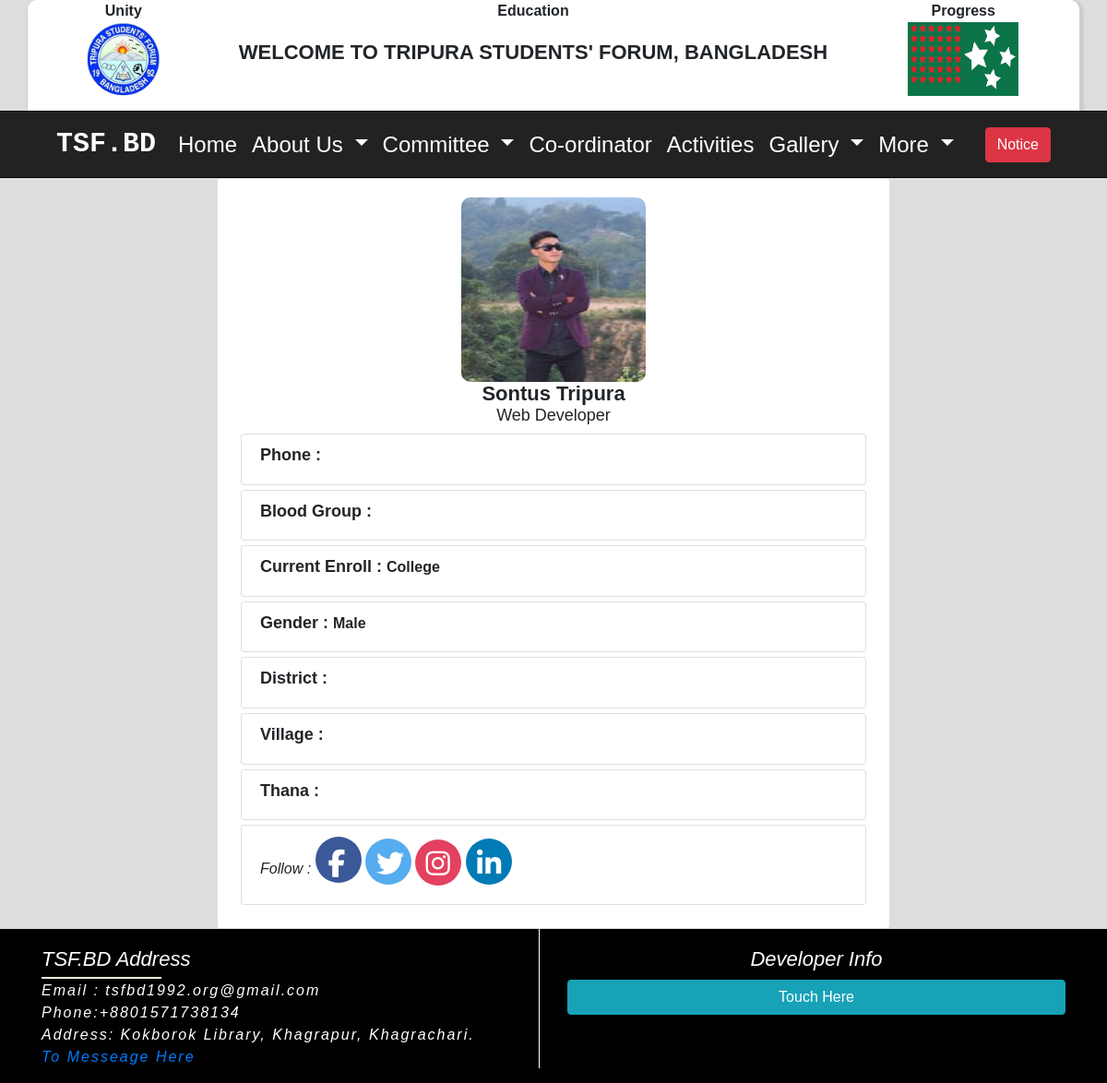
The page /branch/sontus-tripura/9/leader on the database its author committed.
### Home_app/models.py (models this page shows, shortened)
class TsfAboutSetting(models.Model):
    tsf_logo = models.ImageField(upload_to='tsf_logo', blank=True)
    tsf_flag = models.ImageField(upload_to='tsf_flag', blank=True)
    tsf_greeting = models.CharField(max_length=255, blank=True)
    country = models.CharField(max_length=255, blank=True)
    tsf_phone = models.CharField(max_length=255, blank=True)
    tsf_email = models.EmailField(max_length=255, blank=True)
    tsf_address = models.TextField(blank=True)
    tsf_about = models.TextField(blank=True)
    tsf_president_name = models.CharField(max_length=255, blank=True)
    tsf_president_photo = models.ImageField(upload_to='president_photo')
    tsf_president_title = models.CharField(max_length=255, blank=True)
    tsf_president_about = models.TextField(blank=True)
    tsf_secretary_name = models.CharField(max_length=255, blank=True)
    tsf_secretary_photo = models.ImageField(upload_to='secretary_photo')
    tsf_secretary_title = models.CharField(max_length=255, blank=True)
    tsf_secretary_about = models.TextField(blank=True)
    tsf_fb_link = models.URLField(max_length=255, blank=True)
    tsf_twitter_link = models.URLField(max_length=255, blank=True)
    tsf_instagram_link = models.URLField(max_length=255, blank=True)
    tsf_linkdin_link = models.URLField(max_length=255, blank=True)
    tsf_youtube_link = models.URLField(max_length=255, blank=True)
    class Meta:
        verbose_name_plural = "TSF ABOUT"

### CommitteApp/models.py (models this page shows, shortened)
class BranchMember(models.Model):
    STATUS = (
    ('University', 'University'),
    ('College', 'College'),
    ('School', 'School'),
    ('Job', 'Job'),
    ('Other', 'Other'),
    )
    branch_year = models.ForeignKey(BranchYear, on_delete=models.CASCADE, related_name='branch_years')
    photo = models.ImageField(upload_to='branchmember', blank=True)
    University = models.CharField(max_length=100, blank=True)
    name = models.CharField(max_length=50, blank=True)
    slug = AutoSlugField(populate_from='name')
    position = models.CharField(max_length=50, blank=True)
    blood_group = models.CharField(max_length=20, blank=True)
    phone = models.CharField(max_length=11, blank=True)
    gender = models.CharField(max_length=20, default="Male", choices=(("Male", "Male"), ("Female", "Female")))
    current_enroll = models.CharField(max_length=200, null=True, choices=STATUS)
    facebook = models.URLField(blank=True)
    twitter = models.URLField(blank=True)
    instagram = models.URLField(blank=True)
    linkdin = models.URLField(blank=True)
    class Meta:
        ordering = ('id',)
        verbose_name_plural = "Branch member"

### CommitteApp/views.py (the view)
# urls.py: path('branch/<slug:slug>/<int:pk>/leader', views.branch_leader_details, name='branch_leader_details'),
def branch_leader_details(request, slug, pk):
    Branchdetail = get_object_or_404(BranchMember, slug=slug, pk=pk)
    context = {'Branchdetail': Branchdetail}
    return render(request, 'committee/branch_leader_details.html', context)

### About_app/context_processors.py (called while the page is built)
def about_categories(request):
    about_categories = Category.objects.all()
    return {'about_categories': about_categories }

### Home_app/context_processors.py (called while the page is built)
def about_inform(request):
    about_inform = TsfAboutSetting.objects.first()
    return {'about_inform': about_inform}

def developer_info(request):
    developer_info = DeveloperInfo.objects.first()
    return {'developer_info': developer_info}

### templates/committee/branch_leader_details.html (shortened to what this page needs)
{% extends 'home/base.html' %}
{% load static %}
{% block body %}
<div class="container">
  <div class="row justify-content-center">
<div class="col-md-8">
  <div class="card central_leeader_detail_section">
    <div class="card-body">
<div class="text-center">
  <img src="{{Branchdetail.photo.url }}" alt="" class="img-fluid leader_details_profile_pic">
  <h2 class="leader_deatails_name">{{Branchdetail.name }}</h2>
  <h2 class="details_leader_postion_name"> {{Branchdetail.position }}</h2>
</div>
<ul class="list-group list_group_box">
  <li class="list-group-item ">
    <h2 class="title_name">Phone : </h2>
  </li>
</ul>
<ul class="list-group list_group_box">
  <li class="list-group-item ">
    <h2 class="title_name">Blood Group : </h2>
  </li>
</ul>
<ul class="list-group list_group_box">
  <li class="list-group-item ">
    <h2 class="title_name">Current Enroll : <span class="details_title">{{Branchdetail.current_enroll }}</span></h2>
  </li>
</ul>
<ul class="list-group list_group_box">
  <li class="list-group-item ">
    <h2 class="title_name">Gender : <span class="details_title">{{ Branchdetail.gender }}</span></h2>
  </li>
</ul>
<ul class="list-group list_group_box">
  <li class="list-group-item ">
    <h2 class="title_name">District : </h2>
  </li>
</ul>
<ul class="list-group list_group_box">
  <li class="list-group-item ">
    <h2 class="title_name">Village : </h2>
  </li>
</ul>
<ul class="list-group list_group_box">
  <li class="list-group-item ">
    <h2 class="title_name">Thana : </h2>
  </li>
</ul>
<ul class="list-group list_group_box">
  <li class="list-group-item ">
    <h2 class="social_link"> Follow :
      <a href="{{Branchdetail.facebook}}"><i class="fab fa-facebook-f fbcolor"></i></a>
      <a href="{{ Branchdetail.twitter}}"><i class="fab fa-twitter twittercolor"></i></a>
      <a href="{{ Branchdetail.instagram}}"><i class="fab fa-instagram instagramcolor"></i></a>
       <a href="{{ Branchdetail.linkdin}}"><i class="fab fa-linkedin-in link-IN "></i></a>
    </h2>
  </li>
</ul>
</div>
</div>
</div>
  </div>
</div>
{% endblock %}

### templates/home/banner.html
{% load static %}
<section id="banner_section">
  <div class="container logoheder">
     <div class="tsf-logo-box">
       <p  class="dignity">Unity</p>
       <img src="{{ about_inform.tsf_logo.url }}" alt="logo" class="tsf_logo_banner">
     </div>
     <div class="tsf-text-box">
       <p class="dignity">Education</p>
      <h3 class="banner_text">{{ about_inform.tsf_greeting}}, {{ about_inform.country}}</h3>
    </div>
    <div class="tsf-flag-box">
      <p  class="dignity">Progress</p>
      <img src="{{ about_inform.tsf_flag.url}}" alt="flag" class="tsf_flag_banner">
    </div>
    </div>
    </section>

### templates/home/footer.html (shortened to what this page needs)
<div class="container">
    <div class="row">
       <div class="col-md-6">
   <div class="side_left">
    <ul class="footer_list">
      <h2 class="Tsf_info">TSF.BD Address </h2>
       <li class="tsf_email"> Email : {{ about_inform.tsf_email }}</li>
       <li> Phone:{{ about_inform.tsf_phone }}</li>
       <li> Address: {{ about_inform.tsf_address }}</li>
       <li> <a href="{% url 'contact' %}">To Messeage Here</a></li>
     </ul>
   </div>
       </div>
       <div class="col-md-6">
<div class="footer_list">
  <h2 class="developer_title">Developer Info</h2>
<button type="button" class="btn btn-info btn-block" data-toggle="modal" data-target="#exampleModalCenter">
Touch Here
</button>
</div>
            </div>
    </div>
</div>

### Home_app/static/css/home.css (style rules this page uses)
* { margin: 0; padding: 0; }
body { font-family: 'Poppins', sans-serif; }
.logoheder { height: 120px; background: #fff; overflow: hidden; border-radius:10px 10px 0px 0px; box-shadow: 2px 3px 2px 3px #ccc; }
.dignity { margin: 0; padding: 0; text-align: center; text-transform: capitalize; font-weight: bold; }
.tsf-logo-box { text-align: center; float: left; width: 16%; }
.tsf_logo_banner { height: 80px; width: 80px; border-radius: 50%; }
.tsf-text-box { margin-left: -22px; text-align: center; width: 68%; float: left; }
.tsf_flag_banner { height: 80px; width: 120px; }
.tsf-flag-box { text-align: center; float: left; width: 16%; }
.banner_text { margin-top: 20px; font-weight: bold; text-transform: uppercase; font-size: 22px; }
.fa-linkedin-in { background: #007bb5; color: white; }

### Home_app/static/css/leader_app.css (style rules this page uses)
.leader_details_profile_pic { height: 200px; width: 200px; border-radius: 10px; }
.details_title { font-size: 16px; }
.list_group_box { margin: 5px; }
.details_leader_postion_name { font-size: 18px; }
.leader_deatails_name { text-transform: capitalize; font-size: 22px; font-weight: bold; margin: 0; }
.social_link { font-size: 16px; }
.instagramcolor { width: 40px; height: 40px; border-radius: 50px; align-items: center; padding: 11px; font-size: 15px; background:#E4405F; color: white; }
.link-IN { background: #007bb5; color: white; width: 40px; height: 40px; border-radius: 50px; align-items: center; padding: 12px; font-size: 25px; }
.twittercolor { width: 40px; height: 40px; border-radius: 50px; align-items: center; padding: 12px; font-size: 25px; background: #55ACEE; color: white; }
.fbcolor { width: 40px; height: 40px; border-radius: 50px; align-items: center; padding: 14px; font-size: 25px; background: #3B5998; color: white; }

### Home_app/static/css/photo.css (style rules this page uses)
.list-group-item a { text-decoration: none; color: black; }

### Home_app/static/css/profile_app.css (style rules this page uses)
.title_name { font-weight: bold; font-size: 18px; }
.social_link { font-style: italic; }
.instagramcolor { width: 50px; height: 50px; border-radius: 50px; align-items: center; padding: 11px; font-size: 30px; background:#E4405F; color: white; }
.link-IN { background: #007bb5; color: white; width: 50px; height: 50px; border-radius: 50px; align-items: center; padding: 12px; font-size: 30px; }
.twittercolor { width: 50px; height: 50px; border-radius: 50px; align-items: center; padding: 12px; font-size: 30px; background: #55ACEE; color: white; }
.fbcolor { width: 50px; height: 50px; border-radius: 50px; align-items: center; padding: 14px; font-size: 30px; background: #3B5998; color: white; }

### Home_app/static/css/footer.css (style rules this page uses)
.footer_list { padding-top: 20px; }
.side_left { border-right: 1px solid #fff; }
.footer_list li { font-size: 16px; letter-spacing: 2px; font-style: italic; list-style: none; color: #fff; }
.tsf_email { font-size: 16px; font-style: italic; }
.developer_title { text-align: center; color: #fff!important; font-size: 22px; font-style: italic; }
.Tsf_info { color: #fff; font-size: 22px; font-style: italic; position: relative; }
.Tsf_info::after { position: absolute; content: ''; height: 2px; width: 130px; display: block; margin-top: 5px; background: cornsilk; }

### rows shown on the page
TsfAboutSetting: tsf_logo (picture), tsf_greeting "WELCOME TO TRIPURA STUDENTS' FORUM", country "BANGLADESH", tsf_flag (picture), tsf_email "tsfbd1992.org@gmail.com", tsf_phone "+8801571738134", tsf_address "Kokborok Library, Khagrapur, Khagrachari."
BranchMember: photo (picture), name "Sontus Tripura", position "Web Developer", current_enroll "College", gender "Male"
